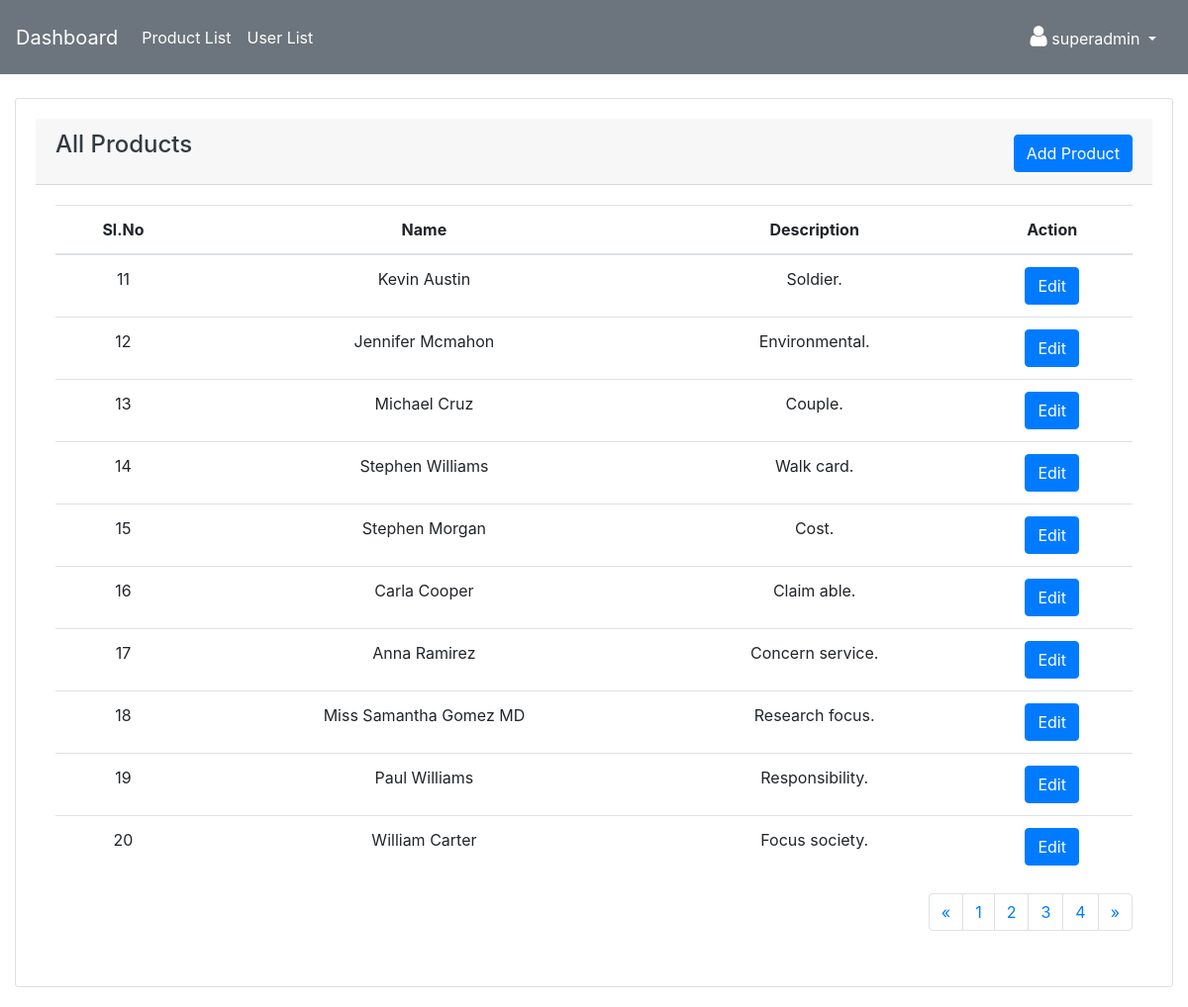
/mngr/products/?page=2 (signed in), run on the app's committed database.
### mngr/models.py (models this page shows, shortened)
class Product(models.Model):
    name = models.CharField(max_length=100)
    description = models.CharField(max_length=255)
    created_by = models.ForeignKey(User,on_delete=models.CASCADE)
    created_at = models.DateTimeField(auto_now=True)

### mngr/views.py (the view)
# urls.py: path('products/',views.productsList,name='product_list'),
@login_required(login_url='/mngr/')
def productsList(request):
    results = Product.objects.order_by('-id').all()
    products = Paginator(results,10)
    page_number = request.GET.get("page")
    page_obj = products.get_page(page_number)
    return render(request,'products/index.html',locals())

### mngr/templates/products/index.html (shortened to what this page needs)
{% extends 'adm_template.html' %}
{% block content %}
<div class="row">
    <div class="col-md-12">
        <div class="card">
            <div class="card-header">
                <h4 class="text-dark">All Products</h4>
                <a href="{% url 'add_product' %}" class="btn btn-primary" style="float:right;margin-top: -33px;">Add Product</a>
              </div>
            <div class="card-body">
                <table class="table">
                    <thead>
                      <tr>
                        <th scope="col">Sl.No</th>
                        <th scope="col">Name</th>
                        <th scope="col">Description</th>
                        <th scope="col">Action</th>
                      </tr>
                    </thead>
                    <tbody>
                        {% if page_obj %}
                        {% for item in page_obj %}
                        <tr>
                            <td>{{page_obj.start_index|add:forloop.counter0}}</td>
                            <td>{{ item.name}}</td>
                            <td>{{ item.description}}</td>
                            <td>
                              <a href="{% url 'edit_product' item.id %}" class="btn btn-primary">Edit</a>
                            </td>
                        </tr>
                        {% endfor %}
                        {% endif %}
                    </tbody>
                  </table>
                  <div class="paginate">
                    {% include 'layout/pagination.html' %}
                  </div>
            </div>
          </div>
    </div>
</div>
{% endblock content %}

### templates/adm_template.html (shortened to what this page needs)
<!DOCTYPE html>
<html>
<head>
  <link rel="stylesheet" href="https://maxcdn.bootstrapcdn.com/bootstrap/4.3.1/css/bootstrap.min.css">
  <link rel="stylesheet" href="https://cdnjs.cloudflare.com/ajax/libs/font-awesome/4.7.0/css/font-awesome.min.css">
</head>
<body>
  <nav class="navbar navbar-expand-lg navbar-light bg-secondary">
    <a class="navbar-brand text-white" href="{% url 'dashboard' %}">Dashboard</a>
    <div class="collapse navbar-collapse" id="navbarNav">
      <ul class="navbar-nav">
        <li class="nav-item">
          <a class="nav-link text-white" href="{% url 'product_list' %}">Product List</a>
        </li>
        <li class="nav-item">
          <a class="nav-link text-white" href="{% url 'user_list' %}">User List</a>
        </li>
      </ul>
    </div>
    <div style="float:right">
      <ul class="navbar-nav mr-auto p-2">
        <li class="nav-item dropdown">
          <a class="nav-link dropdown-toggle text-white" href="#" id="navbarDropdown" role="button" data-toggle="dropdown" aria-haspopup="true" aria-expanded="false">
            <i class="fa fa-user" style="font-size:24px"></i> {{ user.username}}
          </a>
        </li>
      </ul>
    </div>
  </nav>
  <div class="container-fluid"><br>
    {% block content %}{% endblock content %}
</div>
</body>
</html>

### templates/adm_template.html (style rules this page uses)
.card { text-align: center; padding: 20px; margin-bottom: 20px; }

### mngr/templates/products/index.html (style rules this page uses)
.card .card-header { text-align : left }
.paginate { float:right }

### data on the page
Product: start_index|add "11", name "Kevin Austin", description "Soldier."
Product: start_index|add "12", name "Jennifer Mcmahon", description "Environmental."
Product: start_index|add "13", name "Michael Cruz", description "Couple."
Product: start_index|add "14", name "Stephen Williams", description "Walk card."
Product: start_index|add "15", name "Stephen Morgan", description "Cost."
Product: start_index|add "16", name "Carla Cooper", description "Claim able."
Product: start_index|add "17", name "Anna Ramirez", description "Concern service."
Product: start_index|add "18", name "Miss Samantha Gomez MD", description "Research focus."
Product: start_index|add "19", name "Paul Williams", description "Responsibility."
Product: start_index|add "20", name "William Carter", description "Focus society."

### other printed values
{{ user.username }} "superadmin"
{{ i }} "1" "3" "4"
{{ i }} "2"
